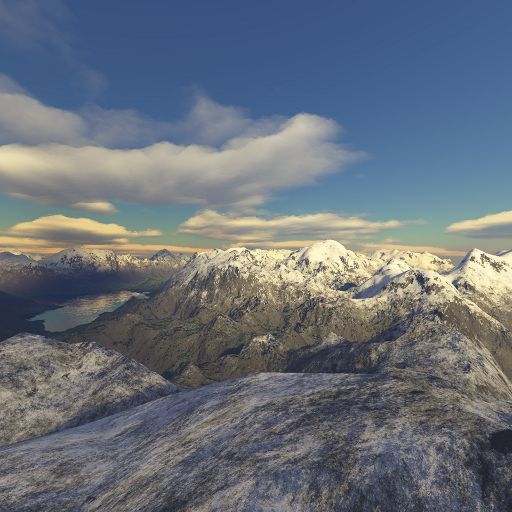
#> input picture examples/assets/Media/SkyboxTex1.png, 512 x 512 px
$ python to_grayscale.py Media/SkyboxTex1.png   (older library calls are emulated)
#> lines starting #> are read from the running program, lines starting #| are printed output that depends on the picture
from scipy import misc
from scipy import ndimage
from PIL import Image
import argparse
import sys


parser = argparse.ArgumentParser()
parser.add_argument('INPUT')
parser.add_argument('-o', '--output', default = "lightmap.png")
parser.add_argument('--min', default = 0., type = float)
parser.add_argument('--max', default = 255., type = float)
parser.add_argument('--threshold', default = 0., type = float)

args = parser.parse_args();

input = args.INPUT
output = args.output
low_threshold = args.threshold
high_threshold = 255.
output_min = args.min
output_max = args.max


input_img = Image.open(input)
#> input_img is the input picture: PIL image 512x512 RGB; mean R, G, B 104.8, 112.8, 122.2
newimage = Image.new('L', (input_img.width, input_img.height), "black")
#> newimage: PIL image 512x512 L; every value is 0
pixels = newimage.load()

for row in range(input_img.height):
    if (row % 100 == 0):
        print(row)
    for col in range(input_img.width):
        pel = input_img.getpixel((col, row))
        tmp = int(pel[0] * .299 + pel[1] * .587 + pel[2] * .114)

        a =  max(tmp - low_threshold, 0.) / (255 - low_threshold)

        a = a * (output_max - output_min) + output_min

        pixels[col,row] = int(a)

print ("Saving new image")
misc.imsave(output, newimage) # uses the Image module (PIL)
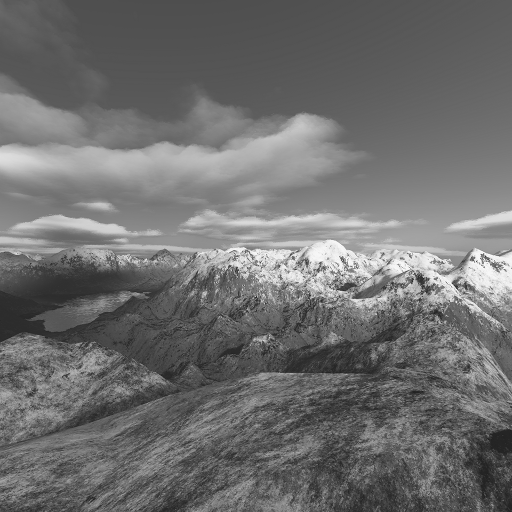
#> saved as lightmap.png: PIL image 512x512 L; min 30, max 252, mean 110.9

$ run again, on examples/assets/Media/SkyboxTex3.png
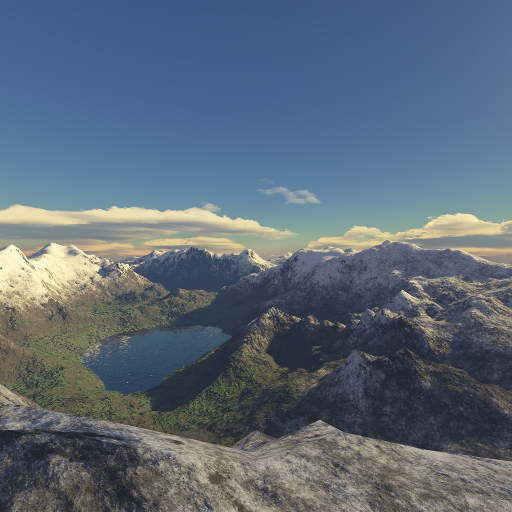
#> input picture examples/assets/Media/SkyboxTex3.png, 512 x 512 px
#> input_img is the input picture: PIL image 512x512 RGB; mean R, G, B 91.7, 105.6, 119.9
#> newimage: PIL image 512x512 L; every value is 0
#> `misc.imsave(output, newimage)`:
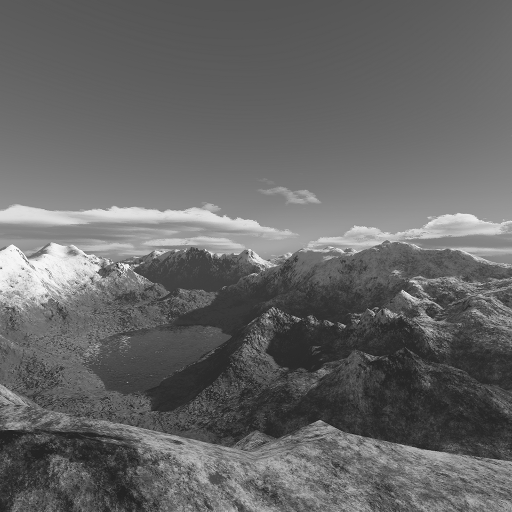
#> saved as lightmap.png: PIL image 512x512 L; min 29, max 251, mean 102.5

$ run again, on examples/assets/Media/SkyboxTex4.png
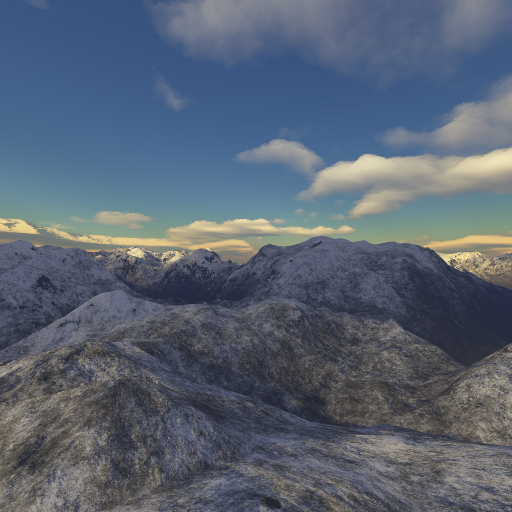
#> input picture examples/assets/Media/SkyboxTex4.png, 512 x 512 px
#> input_img is the input picture: PIL image 512x512 RGB; mean R, G, B 88.9, 99.5, 114.6
#> newimage: PIL image 512x512 L; every value is 0
#> `misc.imsave(output, newimage)`:
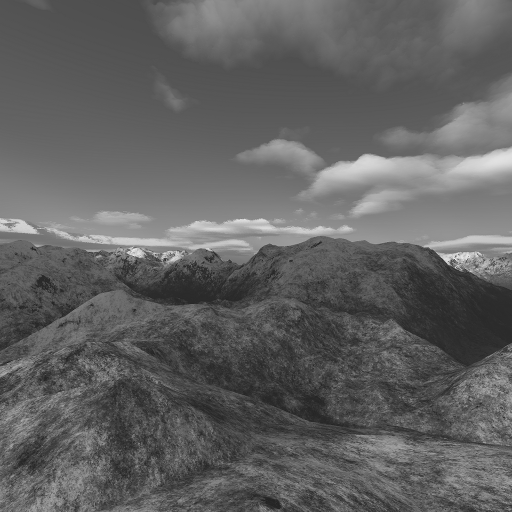
#> saved as lightmap.png: PIL image 512x512 L; min 26, max 238, mean 97.6

$ run again, on examples/assets/Media/SkyboxTex5.png
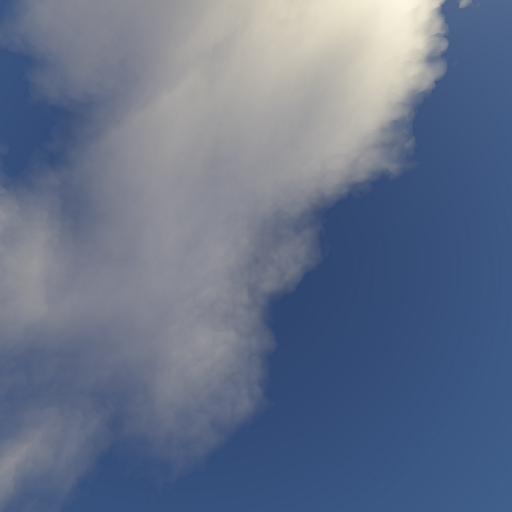
#> input picture examples/assets/Media/SkyboxTex5.png, 512 x 512 px
#> input_img is the input picture: PIL image 512x512 RGB; mean R, G, B 101, 114.1, 138.6
#> newimage: PIL image 512x512 L; every value is 0
#> `misc.imsave(output, newimage)`:
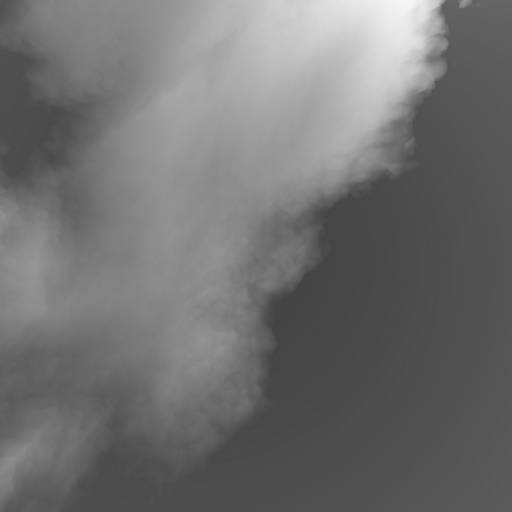
#> saved as lightmap.png: PIL image 512x512 L; min 66, max 246, mean 112.5
